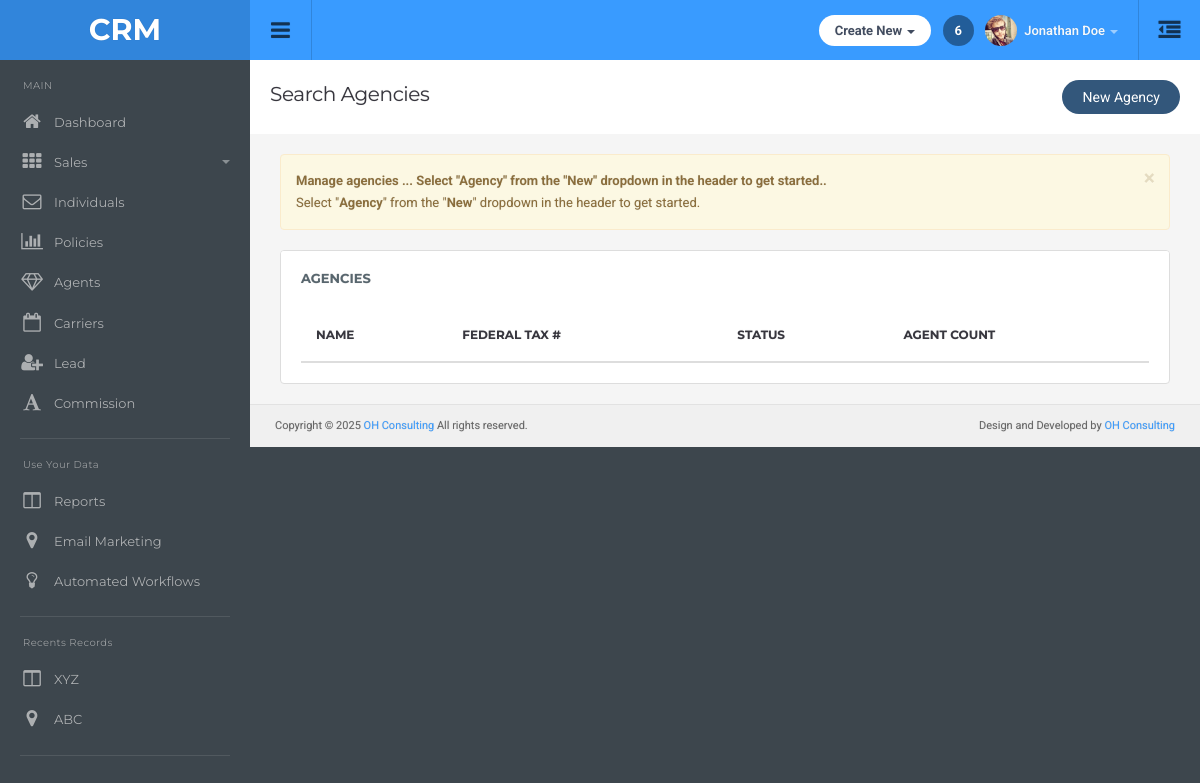
Page /agency/manage-agencies/ on the earlier database version.
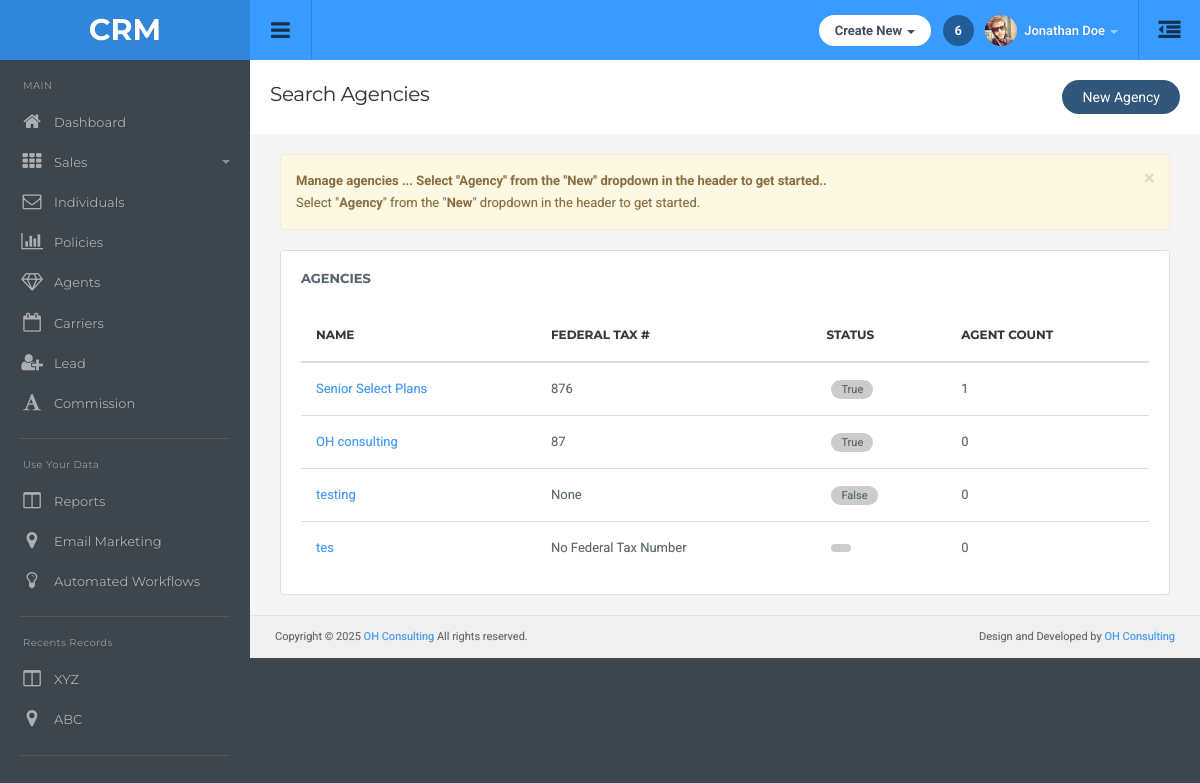
Same page on the later database version.
### main/models.py (models this page shows)
class Agency(models.Model):
    name = models.CharField(max_length=255,unique=True)
    business_phone = models.CharField(max_length=10, blank=True, null=True)
    ext = models.CharField(max_length=12, blank=True, null=True)

class AgencyDetails(models.Model):
    agency_name = models.ForeignKey(Agency,on_delete=models.CASCADE,related_name="agency_detail")
    federal_tax_number = models.CharField(max_length=50, blank=True, null=True)
    active = models.BooleanField(default=False)
    email = models.EmailField(null=True,blank=True)

### main/views.py (the view)
# urls.py: path('agency/manage-agencies/', views.manage_agencies, name='manage_agencies'),
def manage_agencies(request):
    agency = Agency.objects.annotate(agent_count=Count('agent_agency'))
    return render(request, 'agency/manageagencies.html',{'agency': agency})

### templates/agency/manageagencies.html (shortened to what this page needs)
{% extends "dashboard/base.html" %}
{% load static %}
{% block main-content %}
<div class="container-wrapper">
    <div class="page-header-container">
        <div class="page-header" style="display: flex; align-items: center; justify-content: space-between;">
            <h1 class="title" style="flex: 1; min-width: 0; overflow: hidden; text-overflow: ellipsis; white-space: nowrap;">Search Agencies</h1>
            <div style="display: flex; align-items: center; gap: 15px;">
                <button type="button" class="btn btn-rounded btn-primary" data-toggle="modal" data-target="#newAgencyModal">
                    New Agency
                </button>
            </div>
        </div>
    </div>
<div class="alert alert-warning alert-dismissible" role="alert">
    <button type="button" class="close" data-dismiss="alert" aria-label="Close">
      <span aria-hidden="true">&times;</span>
    </button>
    <strong>Manage agencies ... Select "Agency" from the "New" dropdown in the header to get started..</strong><br>
    Select "<strong>Agency</strong>" from the "<strong>New</strong>" dropdown in the header to get started.
</div>
<div class="row">
    <div class="col-md-12">
        <div class="panel panel-default">
            <div class="panel-title">Agencies</div>
            <div class="panel-body table-responsive">
                <table id="agencyTable" class="table display">
                    <thead>
                        <tr>
                            <th>Name</th>
                            <th>Federal Tax #</th>
                            <th>Status</th>
                            <th>Agent Count</th>
                        </tr>
                    </thead>
                    <tbody>
                        {% for i in agency %}
                        <tr>
                            <td><a href="{% url "edit_agency_details" i.id %}">{{i.name}}</a></td>
                            <td>
                                {% if i.agency_detail.all %}
                                    {{ i.agency_detail.all.0.federal_tax_number}}
                                {% else %}
                                    No Federal Tax Number
                                {% endif %}
                            </td>
                            <td><span class="badge badge-success">
                                {% if i.agency_detail.all %}
                                    {{ i.agency_detail.all.0.active}}
                                {% endif %}
                            </span></td>
                            <td>{{i.agent_count}}</td>
                        </tr>
                        {% endfor %}
                    </tbody>
                </table>
            </div>
        </div>
    </div>
</div>
{% endblock %}

Differences in the rows shown:
added Agency: name "Senior Select Plans", agency_detail.all.0.federal_tax_number "876", agency_detail.all.0.active "True", agent_count "1"
added Agency: name "OH consulting", agency_detail.all.0.federal_tax_number "87", agency_detail.all.0.active "True", agent_count "0"
added Agency: name "testing", agency_detail.all.0.federal_tax_number "None", agency_detail.all.0.active "False", agent_count "0"
added Agency: name "tes", shows "No Federal Tax Number", agent_count "0"
